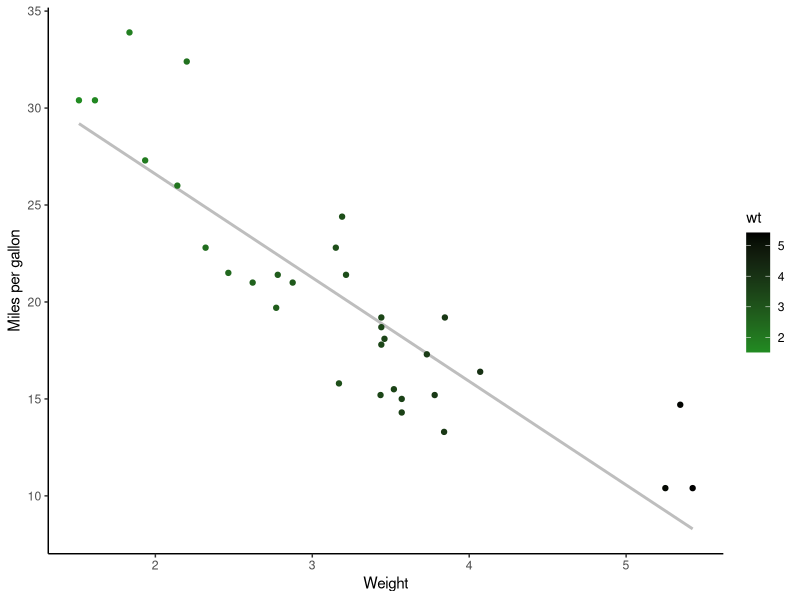
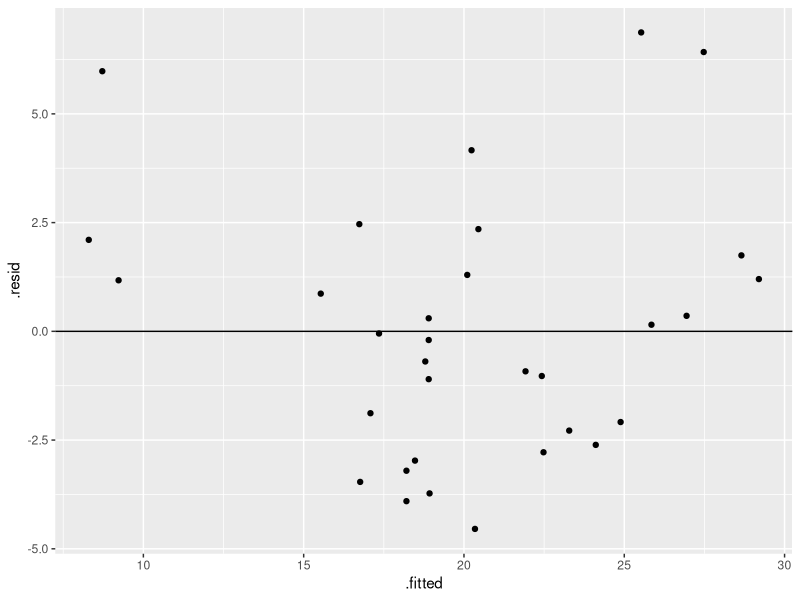
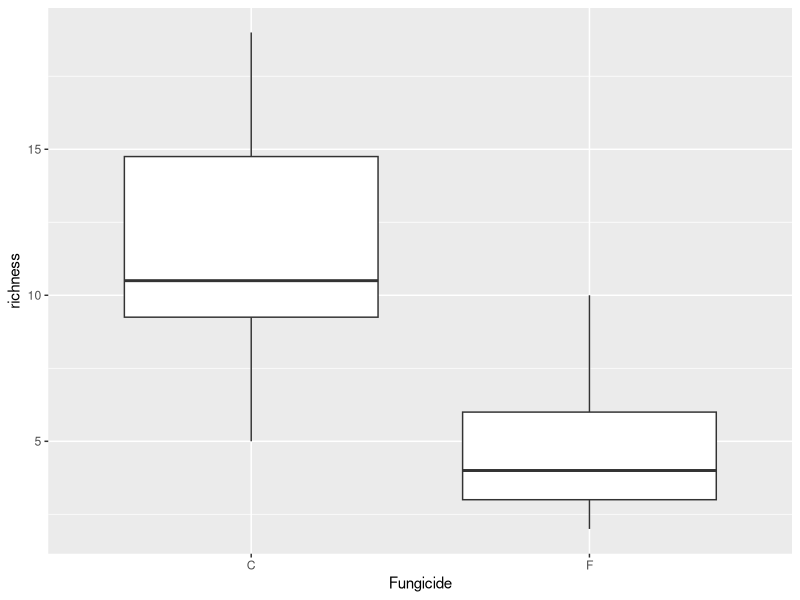
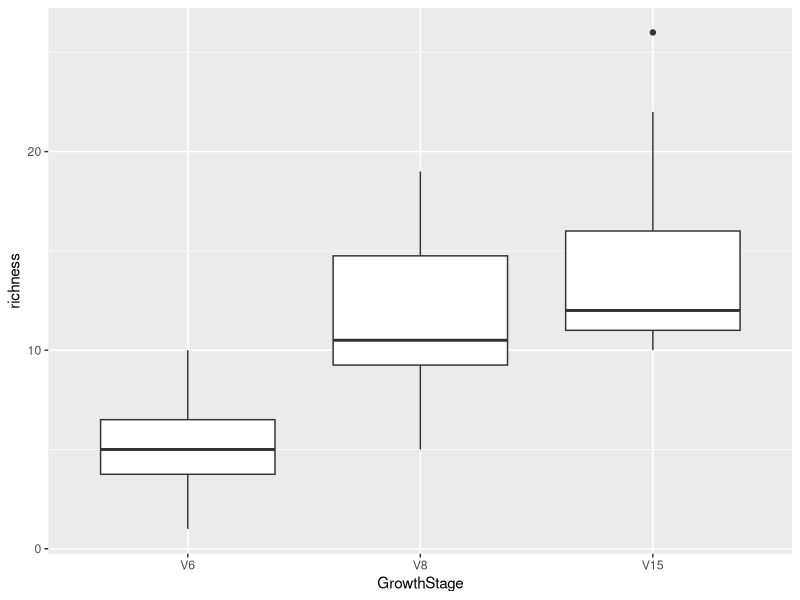
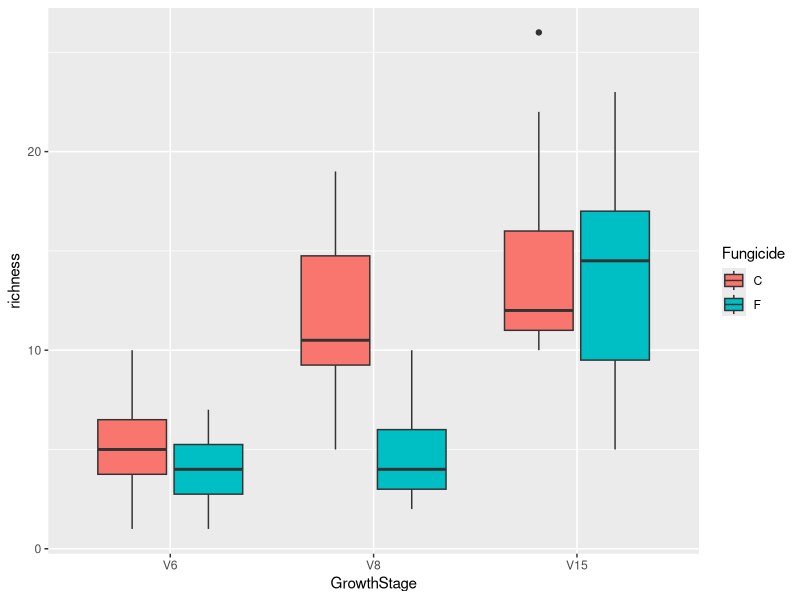

The R source for these figures, in order:
## ---- chunk 1
library(tidyverse)
library(lme4)
library(emmeans)
library(multcomp)
## ---- chunk 2
data("mtcars")
## ---- chunk 3
ggplot(mtcars, aes(x = wt, y = mpg)) +
  geom_smooth(method = lm, se = FALSE, color = "grey") +
  geom_point(aes(color = wt)) +
  xlab("Weight") + 
  ylab("Miles per gallon") +
  scale_colour_gradient(low = "forestgreen", high = "black") +
  theme_classic()
## ---- chunk 4
lm(mpg~wt, data = mtcars)
## ---- chunk 5
summary(lm(mpg~wt, data = mtcars))
## ---- chunk 6
anova(lm(mpg~wt, data = mtcars))
## ---- chunk 7
cor.test(mtcars$wt, mtcars$mpg)
## ---- chunk 8
model <- lm(mpg~wt, data = mtcars)

ggplot(model, aes(y = .resid, x = .fitted)) +
  geom_point() +
  geom_hline(yintercept = 0)
## ---- chunk 9
bull.rich <- read.csv("Bull_richness.csv")
## ---- chunk 10
bull.rich %>%
  filter(GrowthStage == "V8" & Treatment == "Conv.") %>%
  ggplot(aes(x = Fungicide, y = richness)) + 
  geom_boxplot()
## ---- chunk 11
bull.rich.sub <- bull.rich %>%
  filter(GrowthStage == "V8" & Treatment == "Conv.")

t.test(richness~Fungicide, data = bull.rich.sub)
## ---- chunk 12
t.test(richness~Fungicide, data = bull.rich.sub, var.equal = TRUE)

summary(lm(richness~Fungicide, data = bull.rich.sub))
anova(lm(richness~Fungicide, data = bull.rich.sub))
## ---- chunk 13
bull.rich.sub2 <- bull.rich %>%
  filter(Fungicide == "C" & Treatment == "Conv." & Crop == "Corn")
## ---- chunk 14
bull.rich.sub2$GrowthStage <- factor(bull.rich.sub2$GrowthStage, levels = c("V6", "V8", "V15"))

ggplot(bull.rich.sub2, aes(x = GrowthStage, y = richness)) +
  geom_boxplot()
## ---- chunk 15
lm.growth <- lm(richness ~ GrowthStage, data = bull.rich.sub2)
summary(lm.growth)
anova(lm.growth)
summary(aov(richness ~ GrowthStage, data = bull.rich.sub2))
## ---- chunk 16
lsmeans <- emmeans(lm.growth, ~GrowthStage) # estimate lsmeans of variety within siteXyear
Results_lsmeans <- cld(lsmeans, alpha = 0.05, reversed = TRUE, details = TRUE) # contrast with Tukey ajustment by default. 
Results_lsmeans
## ---- chunk 17
bull.rich.sub3 <- bull.rich %>%
  filter(Treatment == "Conv." & Crop == "Corn")

bull.rich.sub3$GrowthStage <- factor(bull.rich.sub3$GrowthStage, levels = c("V6", "V8", "V15"))
## ---- chunk 18
# write it like this
lm.inter <- lm(richness ~ GrowthStage + Fungicide + GrowthStage:Fungicide, data = bull.rich.sub3)

# or like this
lm(richness ~ GrowthStage*Fungicide, data = bull.rich.sub3)
## ---- chunk 19
summary(lm.inter) # significant terms
anova(lm.inter) # The interaction term is signifant. 
## ---- chunk 20
bull.rich.sub3 %>%
  ggplot(aes(x = GrowthStage, y = richness, fill = Fungicide)) +
  geom_boxplot()
## ---- chunk 21
lsmeans <- emmeans(lm.inter, ~Fungicide|GrowthStage) # estimate lsmeans of variety within siteXyear
Results_lsmeans <- cld(lsmeans, alpha = 0.05, reversed = TRUE, details = TRUE) # contrast with Tukey ajustment
Results_lsmeans
## ---- chunk 22
lme0 <- lm(richness ~ GrowthStage*Fungicide, data = bull.rich.sub3)
## ---- chunk 23
lme1 <- lmer(richness ~ GrowthStage*Fungicide + (1|Rep), data = bull.rich.sub3)
summary(lme1)
## ---- chunk 24
summary(lme0)
summary(lme1)
## ---- chunk 25
anova(lme1,lme0)
## ---- chunk 26
lm1 <- lm(richness ~ Fungicide, data = bull.rich.sub3)
lme2 <- lmer(richness ~ Fungicide + (1|GrowthStage), data = bull.rich.sub3)

summary(lm1)
summary(lme2)

anova(lme2, lm1)
